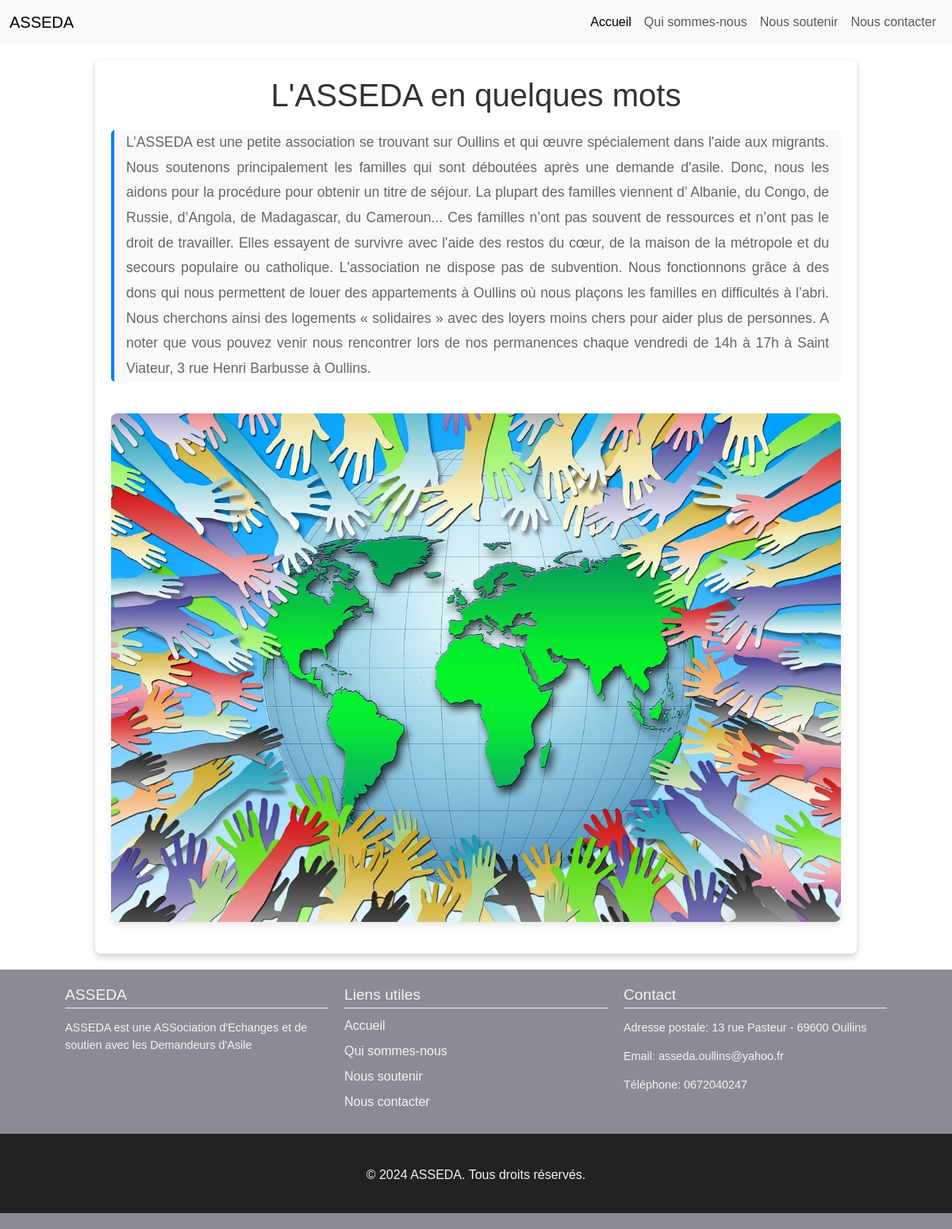
The page / on the database its author committed.
### tables this page shows
CREATE TABLE IF NOT EXISTS `contenu` (
  `id` int NOT NULL AUTO_INCREMENT,
  `titre` varchar(255) NOT NULL,
  `paragraphe` text NOT NULL,
  `image` varchar(255) NOT NULL,
  `admin_id` int DEFAULT NULL,
  PRIMARY KEY (`id`),
  KEY `fk_admin_contenu` (`admin_id`)
);

### index.php (the view, shortened to what this page needs)
<?php include 'includes/db.php'; ?>
<!DOCTYPE html>
<html lang="fr">
<head>
    <link href="https://cdn.jsdelivr.net/npm/bootstrap@5.3.1/dist/css/bootstrap.min.css" rel="stylesheet">
    <link rel="stylesheet" href="css/main.css">
    <link rel="stylesheet" href="css/style.css">
</head>
<body>
<?php include 'includes/header.php'; ?>
    <div class="intro">
    <?php
        $sql = "SELECT titre, paragraphe, image FROM contenu WHERE id = 1";
        $result = $link->query($sql);
        if ($result->num_rows > 0) {
            while($row = $result->fetch_assoc()) {
                echo "<h1>" . $row["titre"] . "</h1>";
                echo "<p>" . $row["paragraphe"] . "</p>";
                echo "<img src='" . $row["image"] . "' alt='Solidarite' class='responsive-image'>";
            }
        } else {
            echo "Aucun contenu trouvé.";
        }
        ?>
    </div>
    <?php include 'includes/footer.php'; ?>
</body>
</html>

### css/main.css (style rules this page uses)
.intro { width: 80%; max-width: 1200px; margin: 20px auto; padding: 20px; background-color: rgba( 255, 255, 255, 0.9 ); border-radius: 8px; box-shadow: 0 4px 8px rgba(0, 0, 0, 0.2); }
.intro h1 { font-size: 2.5em; color: #333; margin-bottom: 20px; text-align: center; }
.intro p { font-size: 1.1em; line-height: 1.8; color: #666; margin-bottom: 20px; text-align: justify; padding: 0 15px; border-left: 4px solid #007bff; background: #f9f9f9; border-radius: 5px; }
.responsive-image { width: 100%; height: auto; margin: 20px 0; border-radius: 8px; box-shadow: 0 4px 8px rgba(0, 0, 0, 0.1); }

### css/style.css (style rules this page uses)
body, h1, h4, ul { margin: 0; padding: 0; }
body { font-family: Arial, sans-serif; }

### rows shown on the page
contenu: titre "L'ASSEDA en quelques mots", paragraphe "L’ASSEDA est une petite association se trouvant sur Oullins et qui œuvre spécialement dans l'aide aux migrants. Nous soutenons principalement les familles qui sont déboutées après une demande d'asile. Donc, nous les aidons pour la procédure pour obtenir un titre de séjour. La plupart des familles viennent d’ Albanie, du Congo, de Russie, d’Angola, de Madagascar, du Cameroun... Ces familles n’ont pas souvent de ressources et n’ont pas le droit de travailler. Elles essayent de survivre avec l'aide des restos du cœur, de la maison de la métropole et du secours populaire ou catholique. L'association ne dispose pas de subvention. Nous fonctionnons grâce à des dons qui nous permettent de louer…"
